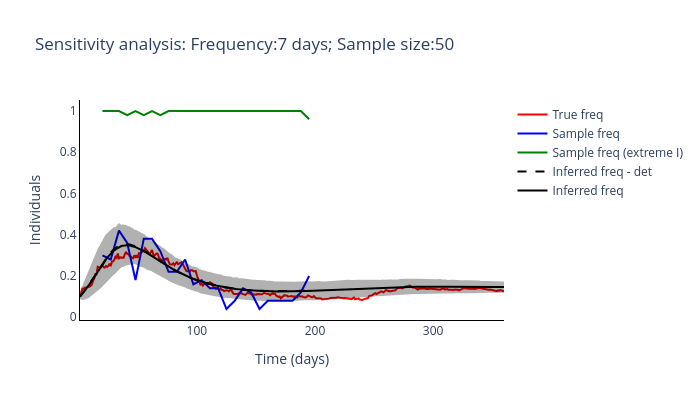
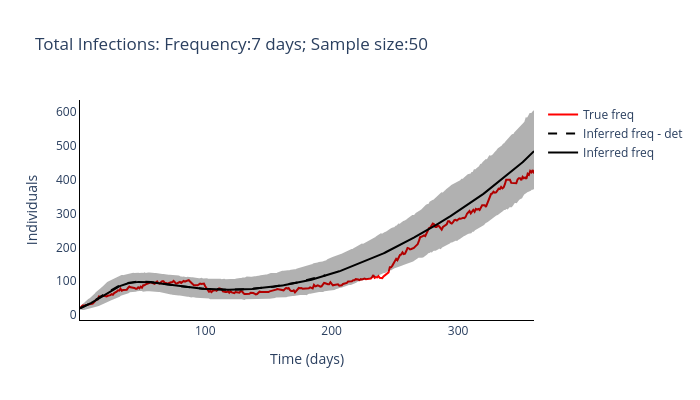

Notebook code cell kept with these figures, in order:
### Code cell
routine_run(freq_samplying_range[2], sample_size_range[3])

### Figure 1 — Plotly figure (JSON) as saved in the notebook; plotly's stock layout.template omitted (floating-point values rounded to 4 significant figures; data arrays with more than 128 entries replaced by an {"elided": "..."} marker saying what was removed)
{"data": [{"line": {"color": "red"}, "mode": "lines", "name": "True freq", "type": "scatter", "x": {"elided": "360 int values"}, "y": {"elided": "360 float values"}}, {"line": {"color": "blue"}, "mode": "lines", "name": "Sample freq", "type": "scatter", "x": [20, 27, 34, 41, 48, 55, 62, 69, 76, 83, 90, 97, 104, 111, 118, 125, 132, 139, 146, 153, 160, 167, 174, 181, 188, 195], "y": [0.3, 0.28, 0.42, 0.36, 0.18, 0.38, 0.38, 0.32, 0.22, 0.22, 0.28, 0.16, 0.18, 0.14, 0.14, 0.04, 0.08, 0.14, 0.12, 0.04, 0.08, 0.08, 0.08, 0.08, 0.12, 0.2]}, {"line": {"color": "green"}, "mode": "lines", "name": "Sample freq (extreme I)", "type": "scatter", "x": [20, 27, 34, 41, 48, 55, 62, 69, 76, 83, 90, 97, 104, 111, 118, 125, 132, 139, 146, 153, 160, 167, 174, 181, 188, 195], "y": [1, 1, 1, 0.98, 1, 0.98, 1, 0.98, 1, 1, 1, 1, 1, 1, 1, 1, 1, 1, 1, 1, 1, 1, 1, 1, 1, 0.96]}, {"line": {"color": "black", "dash": "dash"}, "mode": "lines", "name": "Inferred freq - det", "type": "scatter", "x": {"elided": "360 int values"}, "y": {"elided": "195 float values"}}, {"line": {"color": "black"}, "mode": "lines", "name": "Inferred freq", "type": "scatter", "x": {"elided": "360 int values"}, "y": {"elided": "360 float values"}}, {"fill": "toself", "fillcolor": "black", "line": {"color": "black"}, "mode": "lines", "name": "Inferred freq", "opacity": 0.3, "showlegend": false, "type": "scatter", "x": {"elided": "720 int values"}, "y": {"elided": "720 float values"}}], "layout": {"height": 400, "plot_bgcolor": "white", "title": {"text": "Sensitivity analysis: Frequency:7 days; Sample size:50"}, "width": 700, "xaxis": {"linecolor": "black", "title": {"text": "Time (days)"}}, "yaxis": {"linecolor": "black", "title": {"text": "Individuals"}}}}

### Figure 2 — Plotly figure (JSON) as saved in the notebook; plotly's stock layout.template omitted (floating-point values rounded to 4 significant figures; data arrays with more than 128 entries replaced by an {"elided": "..."} marker saying what was removed)
{"data": [{"line": {"color": "red"}, "mode": "lines", "name": "True freq", "type": "scatter", "x": {"elided": "360 int values"}, "y": {"elided": "360 int values"}}, {"line": {"color": "black", "dash": "dash"}, "mode": "lines", "name": "Inferred freq - det", "type": "scatter", "x": {"elided": "360 int values"}, "y": {"elided": "195 float values"}}, {"line": {"color": "black"}, "mode": "lines", "name": "Inferred freq", "type": "scatter", "x": {"elided": "360 int values"}, "y": {"elided": "360 float values"}}, {"fill": "toself", "fillcolor": "black", "line": {"color": "black"}, "mode": "lines", "name": "Inferred freq", "opacity": 0.3, "showlegend": false, "type": "scatter", "x": {"elided": "720 int values"}, "y": {"elided": "720 float values"}}], "layout": {"height": 400, "plot_bgcolor": "white", "title": {"text": "Total Infections: Frequency:7 days; Sample size:50"}, "width": 700, "xaxis": {"linecolor": "black", "title": {"text": "Time (days)"}}, "yaxis": {"linecolor": "black", "title": {"text": "Individuals"}}}}
